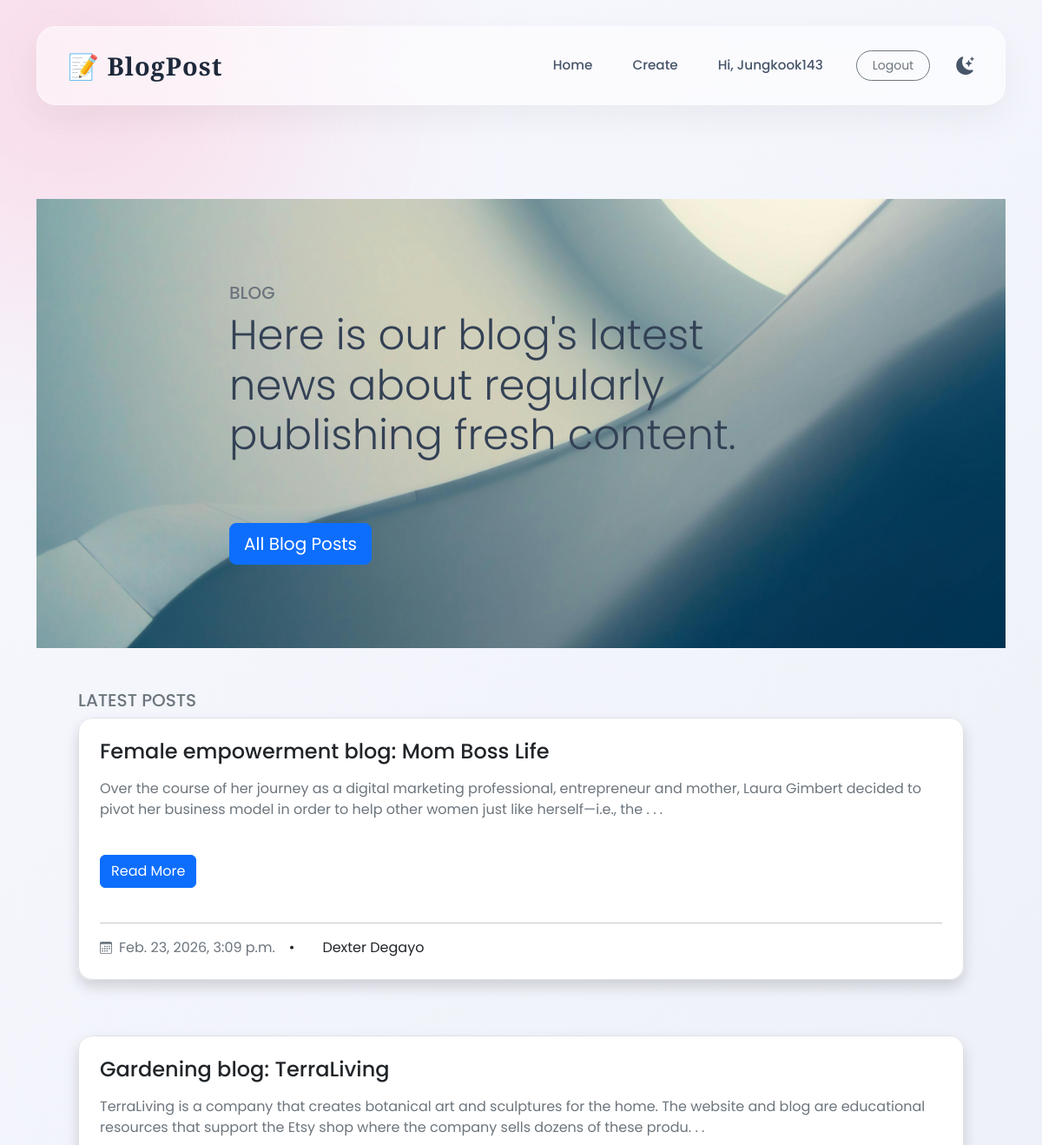
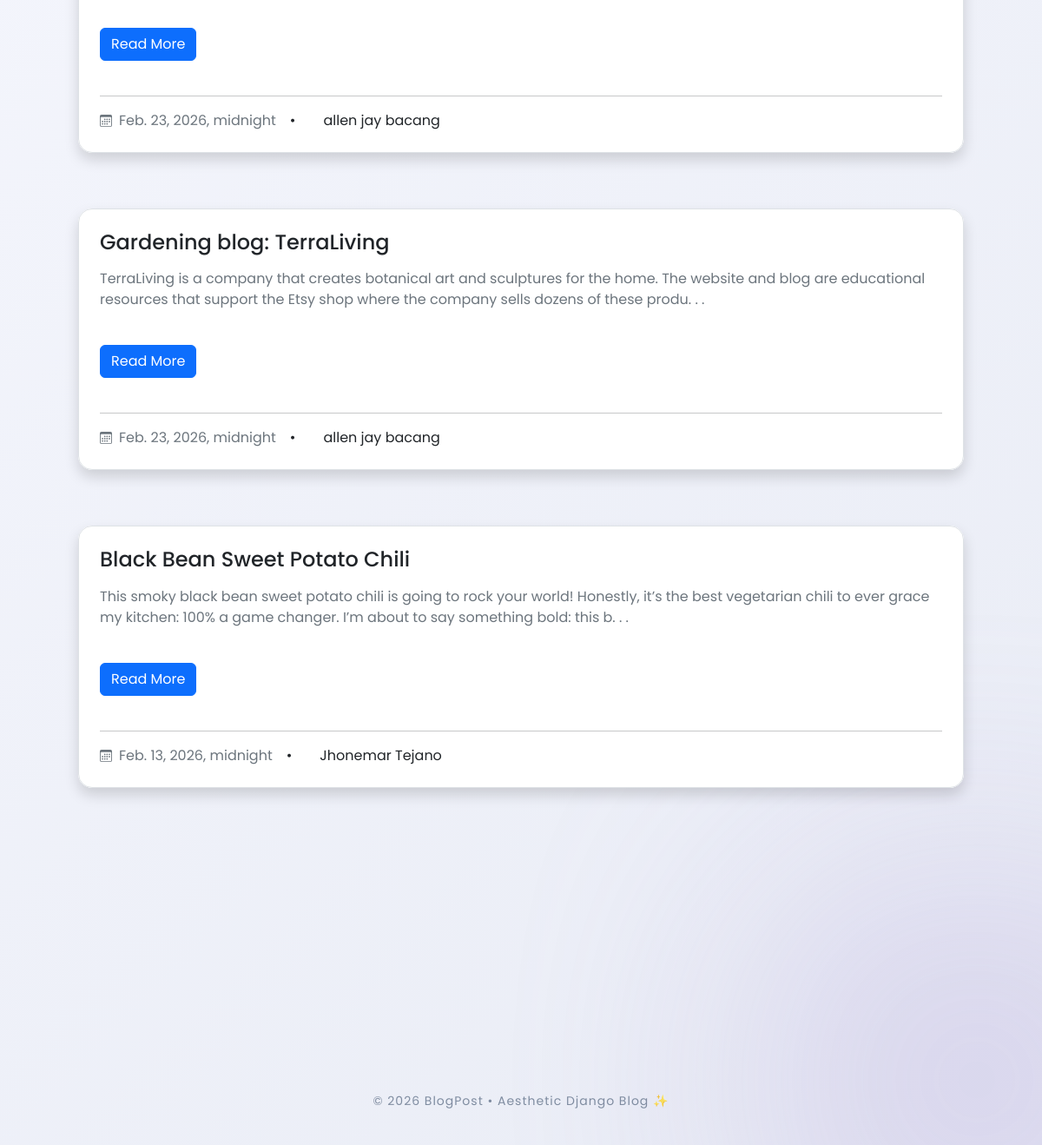
The app's page / (signed in) with its own data (2 pictures, top to bottom).
### blogpost/models.py (models this page shows, shortened)
class Post(models.Model):
    title = models.CharField(max_length=255)
    author = models.ForeignKey(User, on_delete=models.CASCADE)
    body = models.TextField()
    post_date = models.DateTimeField(auto_now_add=True)
    image = models.ImageField(
        upload_to='post_images/',
        blank=True,
        null=True
    )
    likes = models.ManyToManyField(User, related_name='post_likes', blank=True)

### blogpost/views.py (the view)
# urls.py: path('', Featured.as_view(), name='home'),
class Featured(ListView):
    model = Post
    template_name = 'featured-blogs.html'
    ordering = ['-post_date']

### blogpost/templates/featured-blogs.html (shortened to what this page needs)
{% extends "base.html" %}
{% block content %}
<section class="py-3 py-md-5 py-xl-8 " >
    <div class="container overflow-hidden p-5" style="background-image: url('/static/img/pixel.jpg'); background-repeat: no-repeat; background-size: cover; background-position: center;">
        <div class="row">
        <div class="container col-12 col-md-10 col-lg-8">
          <div class="conside mt-5 justify-items-center">
              <h3 class="fs-5 mb-2 text-secondary text-uppercase">Blog</h3>
              <h2 class="display-5 mb-4">Here is our blog's latest news about regularly publishing fresh content.</h2>
                <a href="{% url 'all'  %}">
                  <button type="button" class="btn btn-lg btn-primary mb-3 mb-md-4 mb-xl-5 mt-5">All Blog Posts</button>
                </a>
          </div>
        </div>
        </div>
    </div>
    <div class="container overflow-hidden p-5">
        <h1 class="fs-5 mb-2 text-secondary text-uppercase">Latest Posts</h1>
          <article>
             {% for post in object_list|slice:":5"  %}
            <div class="card border-0 mb-3 shadow d-flex rounded-4">
              <div class="card-body border bg-white p-4 rounded-4">
                <div class="entry-header mb-3">
                  <h2 class="card-title entry-title h4 mb-0">
                    <a class="link-dark text-decoration-none" href="{% url 'blogdetail' post.pk %}">{{post.title}}</a>
                  </h2>
                </div>
                <p class="card-text entry-summary text-secondary mb-3">
                    {{ post.body|slice:":200"|safe }}. . .
                </p>
                <a href="{% url 'blogdetail' post.pk %}" class="btn btn-primary mt-4 text-nowrap entry-more">Read More</a>
                <br><br>
                <hr>
                <ul class="entry-meta list-unstyled d-flex align-items-center m-0">
                  <li>
                    <a class="fs-7 link-secondary text-decoration-none d-flex align-items-center" href="#!">
                      <span class="ms-2 fs-7">{{ post.post_date }}</span>
                    </a>
                  </li>
                  <li>
                    <span class="px-3">&bull;</span>
                  </li>
                  <li>
                    <span class="px-3">{{ post.author.first_name }} {{ post.author.last_name }}</span>
                  </li>
                </ul>
              </div>
            </div>
            <br><br>
              {% endfor %}
          </article>
    </div>
  </section>
{% endblock %}

### blogpost/templates/base.html (shortened to what this page needs)
<!DOCTYPE html>
<html lang="en">
<head>
    <link href="https://cdn.jsdelivr.net/npm/bootstrap@5.3.2/dist/css/bootstrap.min.css" rel="stylesheet">
    <link href="https://cdn.jsdelivr.net/npm/bootstrap-icons@1.11.3/font/bootstrap-icons.css" rel="stylesheet">
</head>
<body>
<div class="blob blob1"></div>
<div class="blob blob2"></div>
<div class="container navbar-wrapper">
    <nav class="navbar navbar-expand-lg custom-nav">
        <a class="navbar-brand" href="{% url 'home' %}">
            📝 BlogPost
        </a>
        <div class="collapse navbar-collapse justify-content-end">
            <ul class="navbar-nav">
                <li class="nav-item">
                    <a class="nav-link" href="{% url 'home' %}">Home</a>
                </li>
                {% if user.is_authenticated %}
                    <li class="nav-item">
                        <a class="nav-link" href="{% url 'createpost' %}">Create</a>
                    </li>
                    <li class="nav-item">
                        <span class="nav-link">Hi, {{ user.username }}</span>
                    </li>
                    <li class="nav-item">
                        <form method="POST" action="{% url 'logout' %}">
                            <button class="btn btn-sm btn-outline-secondary rounded-pill">
                                Logout
                            </button>
                        </form>
                    </li>
                {% endif %}
                <li class="nav-item">
                    <span class="mode-toggle" onclick="toggleMode()">
                        <i id="modeIcon" class="bi bi-moon-stars-fill"></i>
                    </span>
                </li>
            </ul>
        </div>
    </nav>
</div>
<div class="container mt-5">
    {% block content %}
    {% endblock %}
</div>
<footer>
    © 2026 BlogPost • Aesthetic Django Blog ✨
</footer>
</body>
</html>

### blogpost/templates/base.html (style rules this page uses)
:root { --bg-light-1: #f8f9ff; --bg-light-2: #e9ecf5; --bg-dark-1: #0f172a; --bg-dark-2: #1e293b; --text-light: #334155; --text-dark: #f1f5f9; --accent: #ff7aa2; }
html, body { margin: 0; padding: 0; }
body { font-family: 'Poppins', sans-serif; background: linear-gradient(135deg, var(--bg-light-1), var(--bg-light-2)); color: var(--text-light); transition: 0.4s ease; overflow-x: hidden; }
.blob { position: fixed; width: 450px; height: 450px; border-radius: 50%; filter: blur(140px); opacity: 0.35; z-index: -1; animation: float 14s infinite alternate ease-in-out; }
.blob1 { background: #ff7aa2; top: -150px; left: -150px; }
.blob2 { background: #a18cd1; bottom: -150px; right: -150px; }
.navbar-wrapper { padding-top: 30px; }
.custom-nav { background: rgba(255, 255, 255, 0.55); backdrop-filter: blur(25px); -webkit-backdrop-filter: blur(25px); border-radius: 22px; padding: 18px 35px; border: 1px solid rgba(255,255,255,0.4); box-shadow: 0 15px 40px rgba(0,0,0,0.05); transition: 0.4s ease; }
.navbar-brand { font-family: 'Playfair Display', serif; font-size: 1.8rem; font-weight: 700; letter-spacing: 1px; color: #1e293b !important; transition: 0.3s ease; }
.navbar-nav { gap: 30px; align-items: center; }
.nav-link { font-weight: 500; font-size: 0.95rem; color: #475569 !important; position: relative; transition: 0.3s ease; }
.nav-link::after { content: ""; position: absolute; bottom: -6px; left: 0; width: 0%; height: 2px; background: var(--accent); transition: 0.3s ease; }
.btn-outline-secondary { border-radius: 50px; padding: 6px 18px; transition: 0.3s ease; }
.mode-toggle { cursor: pointer; font-size: 1.3rem; transition: 0.3s ease; color: #475569; }
.container.mt-5 { margin-top: 60px !important; }
footer { margin-top: 150px; padding: 40px; text-align: center; font-size: 14px; letter-spacing: 1px; color: #64748b; opacity: 0.8; }

### records on screen
Post: title "Female empowerment blog: Mom Boss Life", body "Over the course of her journey as a digital marketing professional, entrepreneur and mother, Laura Gimbert decided to pivot her business model in order to help other women just like herself—i.e., the", post_date "Feb. 23, 2026, 3:09 p.m.", author.first_name "Dexter", author.last_name "Degayo"
Post: title "Gardening blog: TerraLiving", body "TerraLiving is a company that creates botanical art and sculptures for the home. The website and blog are educational resources that support the Etsy shop where the company sells dozens of these produ", post_date "Feb. 23, 2026, midnight", author.first_name "allen jay", author.last_name "bacang"
Post: title "Gardening blog: TerraLiving", body "TerraLiving is a company that creates botanical art and sculptures for the home. The website and blog are educational resources that support the Etsy shop where the company sells dozens of these produ", post_date "Feb. 23, 2026, midnight", author.first_name "allen jay", author.last_name "bacang"
Post: title "Black Bean Sweet Potato Chili", body "This smoky black bean sweet potato chili is going to rock your world! Honestly, it’s the best vegetarian chili to ever grace my kitchen: 100% a game changer. I’m about to say something bold: this b", post_date "Feb. 13, 2026, midnight", author.first_name "Jhonemar", author.last_name "Tejano"

### other values on screen
{{ user.username }} "Jungkook143"
